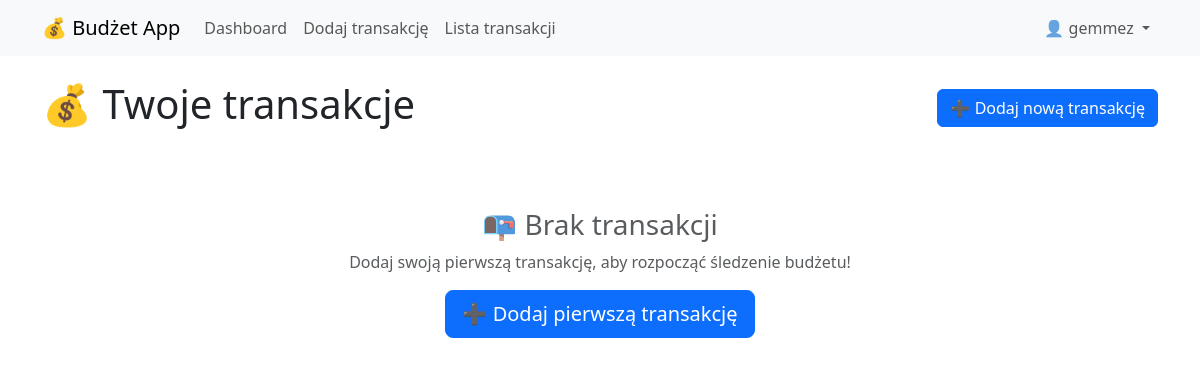
The app's page /lista/ (signed in), older data.
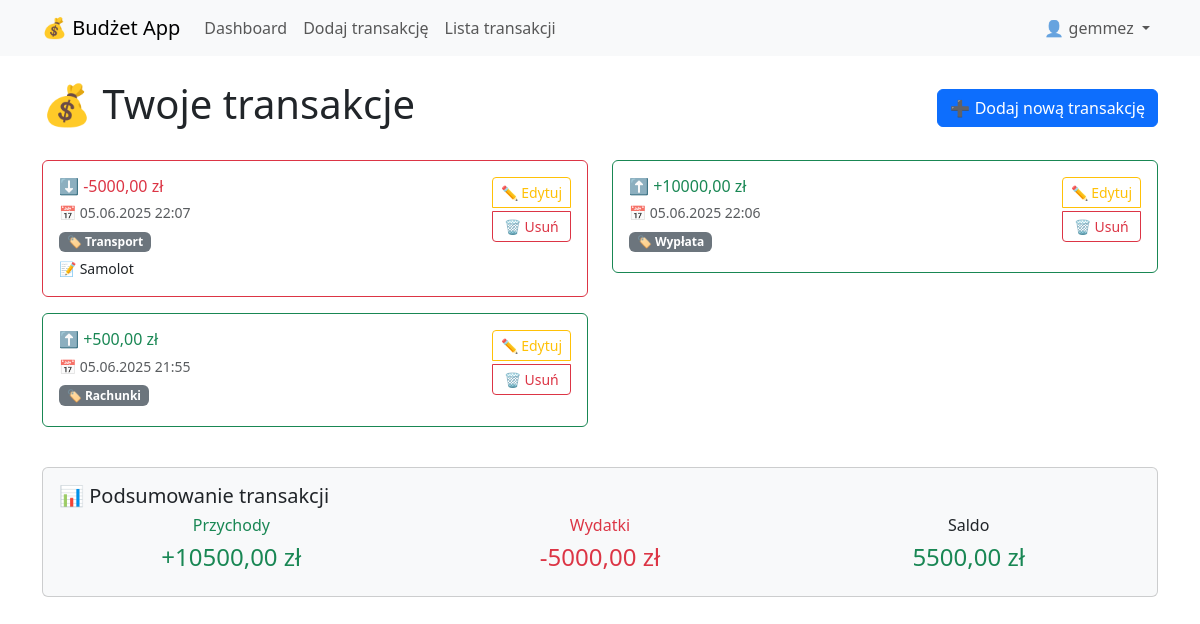
The same page, newer data.
### finanse/models.py (models this page shows, shortened)
class Transakcja(models.Model):
    TYPY_TRANSAKCJI = [
        ('przychód', 'Przychód'),
        ('wydatek', 'Wydatek'),
    ]
    user = models.ForeignKey(User, on_delete=models.CASCADE)
    typ = models.CharField(max_length=10, choices=TYPY_TRANSAKCJI)
    kwota = models.DecimalField(max_digits=10, decimal_places=2)
    kategoria = models.ForeignKey(Kategoria, on_delete=models.SET_NULL, null=True, blank=True)
    data = models.DateTimeField(auto_now_add=True)
    opis = models.TextField(blank=True, null=True)

class Kategoria(models.Model):
    nazwa = models.CharField(max_length=50, unique=True)
    budzet = models.DecimalField(max_digits=10, decimal_places=2, default=0.00)  # Nowe pole

### finanse/views.py (the view)
# urls.py: path('lista/', login_required(views.lista_transakcji), name='lista_transakcji'),
def lista_transakcji(request):
    transakcje = Transakcja.objects.filter(user=request.user).order_by('-data')
    przychody = Transakcja.objects.filter(user=request.user, typ='przychód')
    suma_przychodow = sum(item.kwota for item in przychody)
    wydatki = Transakcja.objects.filter(user=request.user, typ='wydatek')
    suma_wydatkow = sum(item.kwota for item in wydatki)
    saldo = suma_przychodow - suma_wydatkow
    return render(request, 'finanse/lista.html', {
        'transakcje': transakcje,
        'suma_przychodow': suma_przychodow,
        'suma_wydatkow': suma_wydatkow,
        'saldo': saldo,
    })

### finanse/templates/finanse/lista.html
{% extends 'base_generic.html' %}
{% block content %}
<div class="d-flex justify-content-between align-items-center mb-4">
    <h1>💰 Twoje transakcje</h1>
    <a href="{% url 'dodaj_transakcje' %}" class="btn btn-primary">
        ➕ Dodaj nową transakcję
    </a>
</div>
{% if transakcje %}
    <div class="row">
        {% for t in transakcje %}
            <div class="col-md-6 mb-3">
                <div class="card {% if t.typ == 'przychód' %}border-success{% else %}border-danger{% endif %}">
                    <div class="card-body">
                        <div class="d-flex justify-content-between align-items-start">
                            <div class="flex-grow-1">
                                <h6 class="card-title mb-1">
                                    {% if t.typ == 'przychód' %}
                                        <span class="text-success">⬆️ +{{ t.kwota }} zł</span>
                                    {% else %}
                                        <span class="text-danger">⬇️ -{{ t.kwota }} zł</span>
                                    {% endif %}
                                </h6>
                                <p class="card-text mb-1">
                                    <small class="text-muted">📅 {{ t.data|date:"d.m.Y H:i" }}</small>
                                </p>
                                {% if t.kategoria %}
                                    <p class="card-text mb-1">
                                        <span class="badge bg-secondary">🏷️ {{ t.kategoria.nazwa }}</span>
                                    </p>
                                {% endif %}
                                {% if t.opis %}
                                    <p class="card-text mb-0">
                                        <small>📝 {{ t.opis }}</small>
                                    </p>
                                {% endif %}
                            </div>
                            <div class="btn-group-vertical btn-group-sm">
                                <a href="{% url 'edytuj_transakcje' pk=t.pk %}"
                                   class="btn btn-outline-warning btn-sm mb-1">
                                    ✏️ Edytuj
                                </a>
                                <a href="{% url 'usun_transakcje' pk=t.pk %}"
                                   class="btn btn-outline-danger btn-sm"
                                   onclick="return confirm('Na pewno chcesz usunąć tę transakcję?');">
                                    🗑️ Usuń
                                </a>
                            </div>
                        </div>
                    </div>
                </div>
            </div>
        {% endfor %}
    </div>
    <div class="card mt-4 bg-light">
        <div class="card-body">
            <h5>📊 Podsumowanie transakcji</h5>
            <div class="row text-center">
                <div class="col-md-4">
                    <h6 class="text-success">Przychody</h6>
                    <h4 class="text-success">+{{ suma_przychodow|floatformat:2 }} zł</h4>
                </div>
                <div class="col-md-4">
                    <h6 class="text-danger">Wydatki</h6>
                    <h4 class="text-danger">-{{ suma_wydatkow|floatformat:2 }} zł</h4>
                </div>
                <div class="col-md-4">
                    <h6>Saldo</h6>
                    <h4 class="{% if saldo >= 0 %}text-success{% else %}text-danger{% endif %}">
                        {{ saldo|floatformat:2 }} zł
                    </h4>
                </div>
            </div>
        </div>
    </div>
{% else %}
    <div class="text-center py-5">
        <h3 class="text-muted">📭 Brak transakcji</h3>
        <p class="text-muted">Dodaj swoją pierwszą transakcję, aby rozpocząć śledzenie budżetu!</p>
        <a href="{% url 'dodaj_transakcje' %}" class="btn btn-primary btn-lg">
            ➕ Dodaj pierwszą transakcję
        </a>
    </div>
{% endif %}
{% endblock %}

### finanse/templates/base_generic.html (shortened to what this page needs)
<!DOCTYPE html>
<html lang="pl">
<head>
    <link rel="stylesheet" href="https://cdn.jsdelivr.net/npm/bootstrap@5.3.0/dist/css/bootstrap.min.css">
</head>
<body>
    <nav class="navbar navbar-expand-lg navbar-light bg-light">
        <div class="container">
            <a class="navbar-brand" href="{% url 'dashboard' %}">💰 Budżet App</a>
            <div class="collapse navbar-collapse" id="navbarNav">
                <ul class="navbar-nav me-auto">
                    {% if user.is_authenticated %}
                        <li class="nav-item">
                            <a class="nav-link" href="{% url 'dashboard' %}">Dashboard</a>
                        </li>
                        <li class="nav-item">
                            <a class="nav-link" href="{% url 'dodaj_transakcje' %}">Dodaj transakcję</a>
                        </li>
                        <li class="nav-item">
                            <a class="nav-link" href="{% url 'lista_transakcji' %}">Lista transakcji</a>
                        </li>
                    {% endif %}
                </ul>
                <ul class="navbar-nav">
                    {% if user.is_authenticated %}
                        <li class="nav-item dropdown">
                            <a class="nav-link dropdown-toggle" href="#" role="button" data-bs-toggle="dropdown">
                                👤 {{ user.username }}
                            </a>
                        </li>
                    {% endif %}
                </ul>
            </div>
        </div>
    </nav>
    <div class="container mt-4">
        {% block content %}
        {% endblock %}
    </div>
</body>
</html>

Row changes from the older to the newer data that the page shows:
added Transakcja: kwota "5000,00", data "05.06.2025 22:07", kategoria.nazwa "Transport", opis "Samolot", typ "wydatek" (drawn)
added Transakcja: kwota "10000,00", data "05.06.2025 22:06", kategoria.nazwa "Wypłata"
added Transakcja: kwota "500,00", data "05.06.2025 21:55", kategoria.nazwa "Rachunki"
Text that changed along with them:
{{ suma_przychodow|floatformat:2 }}: (not shown) → "10500,00"
{{ suma_wydatkow|floatformat:2 }}: (not shown) → "5000,00"
{{ saldo|floatformat:2 }}: (not shown) → "5500,00"
text no longer shown: "📭 Brak transakcji Dodaj swoją pierwszą transakcję, aby rozpocząć śledzenie budżetu! ➕ Dodaj pierwszą transakcję"
text now shown: "📊 Podsumowanie transakcji Przychody + zł Wydatki - zł Saldo zł"
